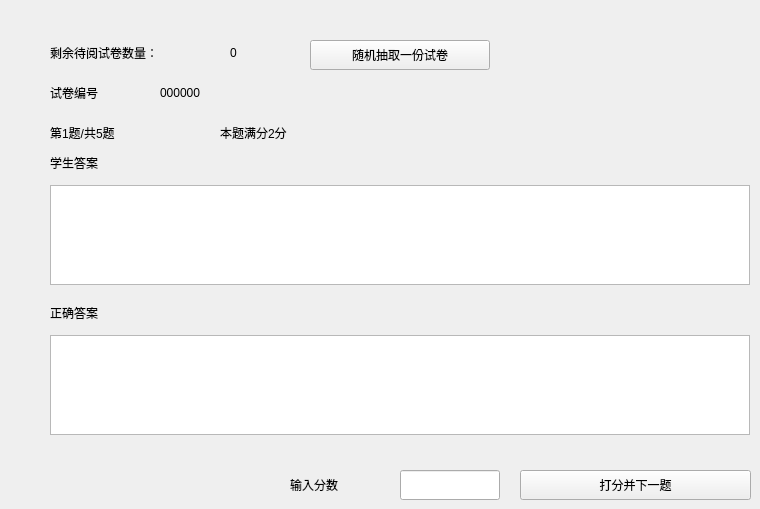
    <widget class="QWidget" name="page_3">
     <widget class="QLabel" name="label_56">
      <property name="geometry">
       <rect>
        <x>50</x>
        <y>40</y>
        <width>180</width>
        <height>25</height>
       </rect>
      </property>
      <property name="text">
       <string>剩余待阅试卷数量：</string>
      </property>
     </widget>
     <widget class="QLabel" name="papenumlabel">
      <property name="geometry">
       <rect>
        <x>230</x>
        <y>40</y>
        <width>71</width>
        <height>25</height>
       </rect>
      </property>
      <property name="text">
       <string>0</string>
      </property>
     </widget>
     <widget class="QPushButton" name="pushButton_3">
      <property name="geometry">
       <rect>
        <x>310</x>
        <y>40</y>
        <width>180</width>
        <height>30</height>
       </rect>
      </property>
      <property name="text">
       <string>随机抽取一份试卷</string>
      </property>
     </widget>
     <widget class="QLineEdit" name="scorelineEdit">
      <property name="geometry">
       <rect>
        <x>400</x>
        <y>470</y>
        <width>100</width>
        <height>30</height>
       </rect>
      </property>
     </widget>
     <widget class="QLabel" name="label_37">
      <property name="geometry">
       <rect>
        <x>290</x>
        <y>470</y>
        <width>100</width>
        <height>30</height>
       </rect>
      </property>
      <property name="text">
       <string>输入分数</string>
      </property>
     </widget>
     <widget class="QPushButton" name="scaorepushButton">
      <property name="geometry">
       <rect>
        <x>520</x>
        <y>470</y>
        <width>231</width>
        <height>30</height>
       </rect>
      </property>
      <property name="text">
       <string>打分并下一题</string>
      </property>
     </widget>
     <widget class="QLabel" name="label_35">
      <property name="geometry">
       <rect>
        <x>50</x>
        <y>150</y>
        <width>100</width>
        <height>25</height>
       </rect>
      </property>
      <property name="text">
       <string>学生答案</string>
      </property>
     </widget>
     <widget class="QLabel" name="label_34">
      <property name="geometry">
       <rect>
        <x>50</x>
        <y>120</y>
        <width>141</width>
        <height>25</height>
       </rect>
      </property>
      <property name="text">
       <string>第1题/共5题</string>
      </property>
     </widget>
     <widget class="QLabel" name="label_36">
      <property name="geometry">
       <rect>
        <x>50</x>
        <y>300</y>
        <width>100</width>
        <height>25</height>
       </rect>
      </property>
      <property name="text">
       <string>正确答案</string>
      </property>
     </widget>
     <widget class="QTextBrowser" name="studentanstextBrowser">
      <property name="geometry">
       <rect>
        <x>50</x>
        <y>185</y>
        <width>700</width>
        <height>100</height>
       </rect>
      </property>
     </widget>
     <widget class="QTextBrowser" name="curanstextBrowser">
      <property name="geometry">
       <rect>
        <x>50</x>
        <y>335</y>
        <width>700</width>
        <height>100</height>
       </rect>
      </property>
     </widget>
     <widget class="QLabel" name="label_38">
      <property name="geometry">
       <rect>
        <x>50</x>
        <y>80</y>
        <width>100</width>
        <height>25</height>
       </rect>
      </property>
      <property name="text">
       <string>试卷编号</string>
      </property>
     </widget>
     <widget class="QLabel" name="paperidlabel">
      <property name="geometry">
       <rect>
        <x>160</x>
        <y>80</y>
        <width>100</width>
        <height>25</height>
       </rect>
      </property>
      <property name="text">
       <string>000000</string>
      </property>
     </widget>
     <widget class="QLabel" name="label_39">
      <property name="geometry">
       <rect>
        <x>220</x>
        <y>120</y>
        <width>141</width>
        <height>25</height>
       </rect>
      </property>
      <property name="text">
       <string>本题满分2分</string>
      </property>
     </widget>
    </widget>
